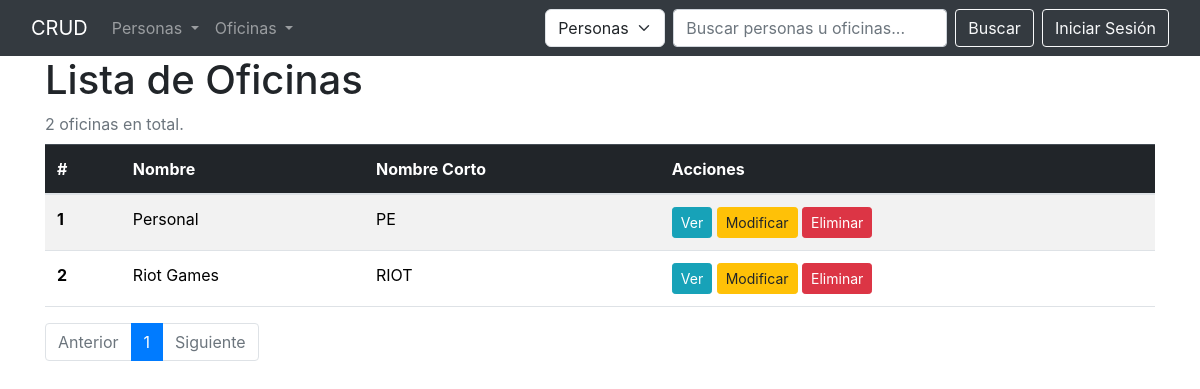
Page /oficina/lista/ on the earlier database version.
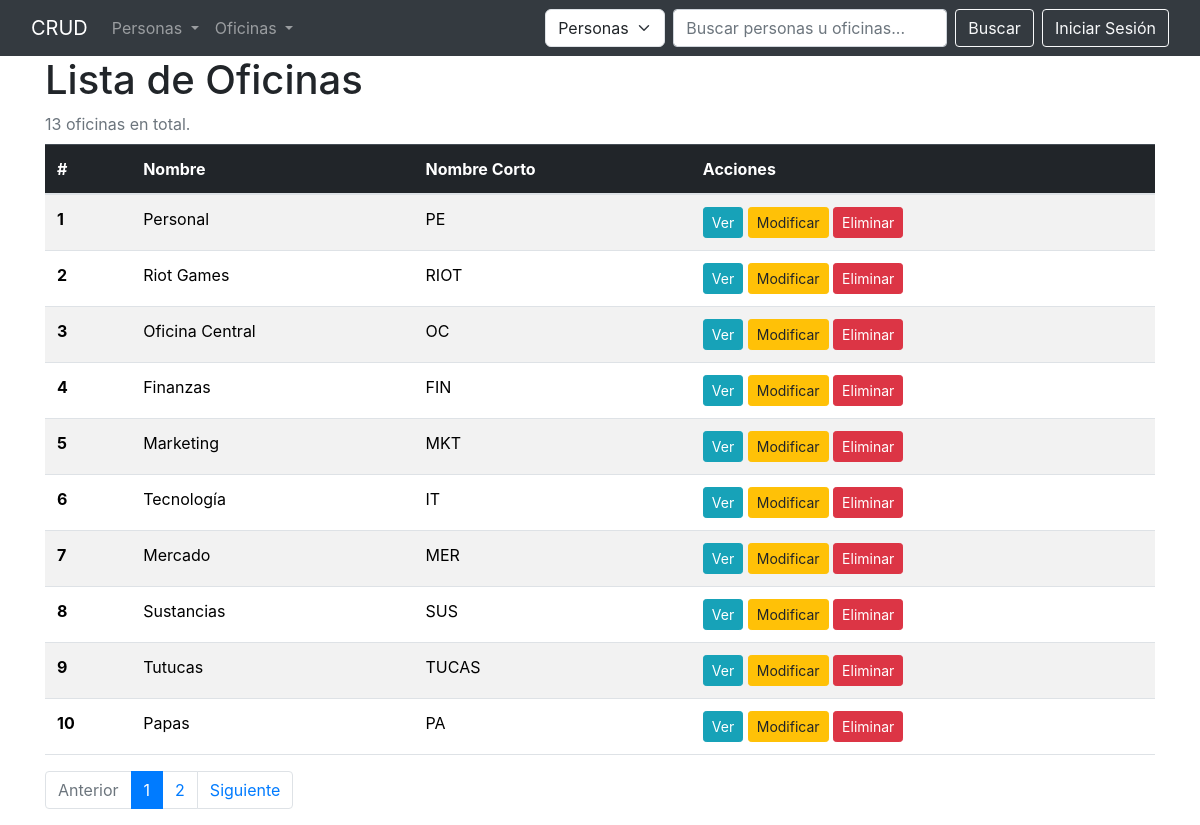
Same page on the later database version.
### oficina/models.py (models this page shows, shortened)
class Oficina(models.Model):
    nombre = models.CharField(max_length=50,unique=True)
    nombre_corto = models.CharField(max_length=10,unique=True,
     help_text="Nombre corto de la oficina (ADM, JAS,MARK, etc)"
    ,validators = [Validacion_nombre_corto])
    class Meta:
        verbose_name = 'Oficina'
        verbose_name_plural = 'Oficinas'

### oficina/views.py (the view)
class OficinaListView(ListView):
    model = Oficina
    template_name = "oficina/lista.html"
    context_object_name = "oficinas"
    paginate_by = 10

### templates/oficina/lista.html
{% extends 'base.html' %}
{% block content %}
<h1>Lista de Oficinas</h1>
<p class="mb-2 text-muted">
    {{ page_obj.paginator.count }} oficinas en total.
</p>
<div class="table-responsive">
  <table class="table table-striped">
    <thead class="table-dark">
      <tr>
        <th scope="col">#</th>
        <th scope="col">Nombre</th>
        <th scope="col">Nombre Corto</th>
        <th scope="col">Acciones</th>
      </tr>
    </thead>
    <tbody>
      {% for oficina in oficinas %}
        <tr>
          <th scope="row">{{ forloop.counter0|add:page_obj.start_index }}</th>
          <td>{{ oficina.nombre }}</td>
          <td>{{ oficina.nombre_corto }}</td>
          <td>
            <a href="{% url 'oficina:detalle' oficina.pk %}" class="btn btn-info btn-sm">Ver</a>
            <a href="{% url 'oficina:actualizar' oficina.pk %}" class="btn btn-warning btn-sm">Modificar</a>
            <a href="{% url 'oficina:eliminar' oficina.pk %}" class="btn btn-danger btn-sm">Eliminar</a>
          </td>
        </tr>
      {% endfor %}
    </tbody>
  </table>
</div>
<div class="pagination">
  {% include 'paginator.html' %}
</div>
{% endblock content %}

Differences in the rows shown:
added Oficina: nombre "Oficina Central", nombre_corto "OC"
added Oficina: nombre "Finanzas", nombre_corto "FIN"
added Oficina: nombre "Marketing", nombre_corto "MKT"
added Oficina: nombre "Tecnología", nombre_corto "IT"
added Oficina: nombre "Mercado", nombre_corto "MER"
added Oficina: nombre "Sustancias", nombre_corto "SUS"
added Oficina: nombre "Tutucas", nombre_corto "TUCAS"
added Oficina: nombre "Papas", nombre_corto "PA"
Other differences:
{{ page_obj.paginator.count }}: "2" → "13"
new list line: "2"
